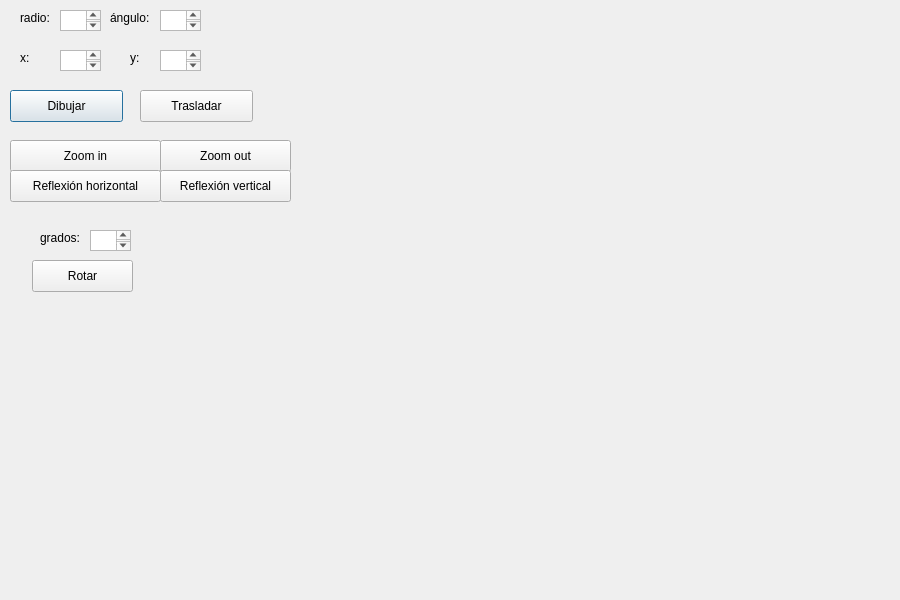
<?xml version="1.0" encoding="UTF-8"?>
<ui version="4.0">
 <class>Arcos</class>
 <widget class="QDialog" name="Arcos">
  <property name="geometry">
   <rect>
    <x>0</x>
    <y>0</y>
    <width>900</width>
    <height>600</height>
   </rect>
  </property>
  <property name="windowTitle">
   <string>Arcos</string>
  </property>
  <widget class="QLabel" name="label">
   <property name="geometry">
    <rect>
     <x>20</x>
     <y>10</y>
     <width>41</width>
     <height>16</height>
    </rect>
   </property>
   <property name="text">
    <string>radio:</string>
   </property>
  </widget>
  <widget class="QLabel" name="label_2">
   <property name="geometry">
    <rect>
     <x>110</x>
     <y>10</y>
     <width>51</width>
     <height>16</height>
    </rect>
   </property>
   <property name="text">
    <string>ángulo:</string>
   </property>
  </widget>
  <widget class="QTextEdit" name="boxRadio">
   <property name="geometry">
    <rect>
     <x>60</x>
     <y>10</y>
     <width>41</width>
     <height>21</height>
    </rect>
   </property>
  </widget>
  <widget class="QTextEdit" name="boxAngulo">
   <property name="geometry">
    <rect>
     <x>160</x>
     <y>10</y>
     <width>41</width>
     <height>21</height>
    </rect>
   </property>
  </widget>
  <widget class="QPushButton" name="pushButton">
   <property name="enabled">
    <bool>true</bool>
   </property>
   <property name="geometry">
    <rect>
     <x>10</x>
     <y>90</y>
     <width>113</width>
     <height>32</height>
    </rect>
   </property>
   <property name="text">
    <string>Dibujar</string>
   </property>
  </widget>
  <widget class="QLabel" name="label_3">
   <property name="geometry">
    <rect>
     <x>20</x>
     <y>50</y>
     <width>41</width>
     <height>16</height>
    </rect>
   </property>
   <property name="text">
    <string>x:</string>
   </property>
  </widget>
  <widget class="QTextEdit" name="boxXinicio">
   <property name="geometry">
    <rect>
     <x>60</x>
     <y>50</y>
     <width>41</width>
     <height>21</height>
    </rect>
   </property>
  </widget>
  <widget class="QLabel" name="label_4">
   <property name="geometry">
    <rect>
     <x>130</x>
     <y>50</y>
     <width>51</width>
     <height>16</height>
    </rect>
   </property>
   <property name="text">
    <string>y:</string>
   </property>
  </widget>
  <widget class="QTextEdit" name="boxYinicio">
   <property name="geometry">
    <rect>
     <x>160</x>
     <y>50</y>
     <width>41</width>
     <height>21</height>
    </rect>
   </property>
  </widget>
  <widget class="QPushButton" name="pushButton_2">
   <property name="geometry">
    <rect>
     <x>140</x>
     <y>90</y>
     <width>113</width>
     <height>32</height>
    </rect>
   </property>
   <property name="text">
    <string>Trasladar</string>
   </property>
  </widget>
  <widget class="QPushButton" name="pushButton_3">
   <property name="geometry">
    <rect>
     <x>32</x>
     <y>260</y>
     <width>101</width>
     <height>32</height>
    </rect>
   </property>
   <property name="text">
    <string>Rotar</string>
   </property>
  </widget>
  <widget class="QPushButton" name="pushButton_4">
   <property name="geometry">
    <rect>
     <x>10</x>
     <y>140</y>
     <width>151</width>
     <height>32</height>
    </rect>
   </property>
   <property name="text">
    <string>Zoom in</string>
   </property>
  </widget>
  <widget class="QPushButton" name="pushButton_5">
   <property name="geometry">
    <rect>
     <x>160</x>
     <y>140</y>
     <width>131</width>
     <height>32</height>
    </rect>
   </property>
   <property name="text">
    <string>Zoom out</string>
   </property>
  </widget>
  <widget class="QPushButton" name="pushButton_6">
   <property name="geometry">
    <rect>
     <x>10</x>
     <y>170</y>
     <width>151</width>
     <height>32</height>
    </rect>
   </property>
   <property name="text">
    <string>Reflexión horizontal</string>
   </property>
  </widget>
  <widget class="QPushButton" name="pushButton_7">
   <property name="geometry">
    <rect>
     <x>160</x>
     <y>170</y>
     <width>131</width>
     <height>32</height>
    </rect>
   </property>
   <property name="text">
    <string>Reflexión vertical</string>
   </property>
  </widget>
  <widget class="QTextEdit" name="boxGrados">
   <property name="geometry">
    <rect>
     <x>90</x>
     <y>230</y>
     <width>41</width>
     <height>21</height>
    </rect>
   </property>
  </widget>
  <widget class="QLabel" name="label_5">
   <property name="geometry">
    <rect>
     <x>40</x>
     <y>230</y>
     <width>51</width>
     <height>16</height>
    </rect>
   </property>
   <property name="text">
    <string>grados:</string>
   </property>
  </widget>
 </widget>
 <resources/>
 <connections/>
</ui>
